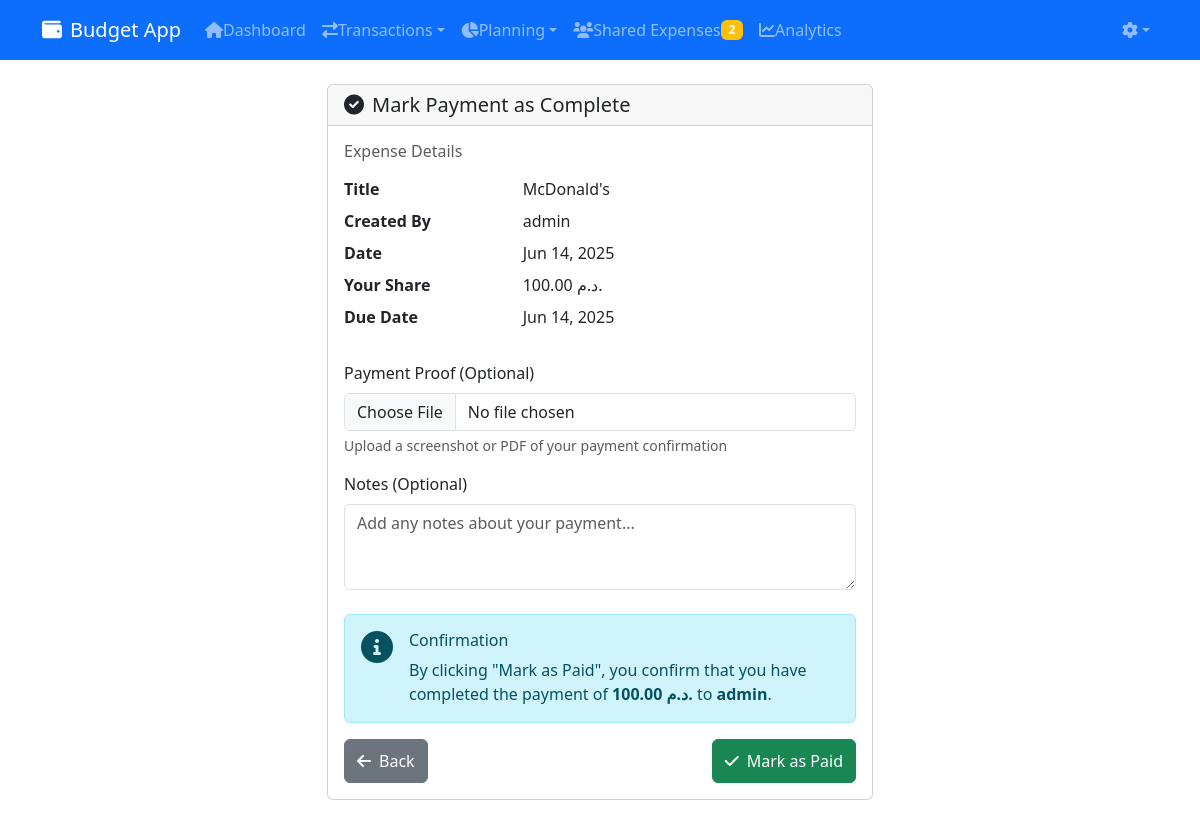
The app's page /expense-shares/1/mark-paid/ (signed in) with its own data.
### core/models.py (models this page shows, shortened)
class ExpenseShare(models.Model):
    STATUS_CHOICES = [
        ('PENDING', 'Pending'),
        ('PAID', 'Paid'),
    ]
    expense = models.ForeignKey(SharedExpense, on_delete=models.CASCADE, related_name='shares')
    user = models.ForeignKey(User, on_delete=models.CASCADE)
    amount = models.DecimalField(max_digits=10, decimal_places=2)
    status = models.CharField(max_length=10, choices=STATUS_CHOICES, default='PENDING')
    paid_at = models.DateTimeField(null=True, blank=True)
    payment_proof = models.ImageField(upload_to='payment_proofs/', null=True, blank=True)
    notes = models.TextField(blank=True)
    class Meta:
        unique_together = ['expense', 'user']

class SharedExpense(models.Model):
    STATUS_CHOICES = [
        ('PENDING', 'Pending'),
        ('PARTIALLY_PAID', 'Partially Paid'),
        ('PAID', 'Paid'),
        ('SETTLED', 'Settled'),
    ]
    SPLIT_TYPE_CHOICES = [
        ('EQUAL', 'Split Equally'),
        ('PERCENTAGE', 'Split by Percentage'),
        ('CUSTOM', 'Custom Split'),
    ]
    title = models.CharField(max_length=255)
    amount = models.DecimalField(max_digits=10, decimal_places=2)
    description = models.TextField(blank=True)
    date = models.DateField()
    created_at = models.DateTimeField(auto_now_add=True)
    due_date = models.DateField(null=True, blank=True)
    category = models.ForeignKey('Category', on_delete=models.SET_NULL, null=True)
    created_by = models.ForeignKey(User, on_delete=models.CASCADE, related_name='created_shared_expenses')
    group = models.ForeignKey(ExpenseGroup, on_delete=models.CASCADE)
    status = models.CharField(max_length=15, choices=STATUS_CHOICES, default='PENDING')
    split_type = models.CharField(max_length=10, choices=SPLIT_TYPE_CHOICES, default='EQUAL')
    receipt = models.ImageField(upload_to='shared_expense_receipts/', null=True, blank=True)

### core/views.py (the view, shortened to what this page needs)
# urls.py: path('expense-shares/<int:share_pk>/mark-paid/', views.mark_share_as_paid, name='mark-share-paid'),
@login_required
def mark_share_as_paid(request, share_pk):
    share = get_object_or_404(ExpenseShare, pk=share_pk, user=request.user)
    return render(request, 'core/mark_share_paid.html', {'share': share})

### core/templatetags/currency_format.py (called while the page is built)
@register.filter(name='currency')
def currency(value):
    try:
        value = float(value)
        formatted_value = floatformat(value, settings.CURRENCY_DECIMAL_PLACES)
        parts = str(formatted_value).split('.')
        integer_part = parts[0]
        formatted_integer = ''
        for i, digit in enumerate(reversed(integer_part)):
            if i > 0 and i % 3 == 0:
                formatted_integer = settings.CURRENCY_THOUSAND_SEPARATOR + formatted_integer
            formatted_integer = digit + formatted_integer
        if len(parts) > 1:
            formatted_value = f"{formatted_integer}{settings.CURRENCY_DECIMAL_SEPARATOR}{parts[1]}"
        else:
            formatted_value = formatted_integer
        return f"{formatted_value} {settings.CURRENCY_SYMBOL}"
    except (ValueError, TypeError):
        return ''

### core/templates/core/mark_share_paid.html (shortened to what this page needs)
{% extends 'core/base.html' %}
{% load currency_format %}
{% block content %}
<div class="row justify-content-center">
    <div class="col-md-6">
        <div class="card">
            <div class="card-header">
                <h5 class="mb-0">
                    <i class="fas fa-check-circle me-2"></i>Mark Payment as Complete
                </h5>
            </div>
            <div class="card-body">
                <div class="mb-4">
                    <h6 class="text-muted mb-3">Expense Details</h6>
                    <dl class="row">
                        <dt class="col-sm-4">Title</dt>
                        <dd class="col-sm-8">{{ share.expense.title }}</dd>
                        <dt class="col-sm-4">Created By</dt>
                        <dd class="col-sm-8">{{ share.expense.created_by.get_full_name|default:share.expense.created_by.username }}</dd>
                        <dt class="col-sm-4">Date</dt>
                        <dd class="col-sm-8">{{ share.expense.date|date:"M d, Y" }}</dd>
                        <dt class="col-sm-4">Your Share</dt>
                        <dd class="col-sm-8">{{ share.amount|currency }}</dd>
                        <dt class="col-sm-4">Due Date</dt>
                        <dd class="col-sm-8">
                            {% if share.expense.due_date %}
                            {{ share.expense.due_date|date:"M d, Y" }}
                            {% else %}
                            <span class="text-muted">Not specified</span>
                            {% endif %}
                        </dd>
                    </dl>
                </div>
                <form method="post" enctype="multipart/form-data">
                    <div class="mb-3">
                        <label class="form-label">Payment Proof (Optional)</label>
                        <input type="file" name="payment_proof" class="form-control" accept="image/*,.pdf">
                        <div class="form-text">
                            Upload a screenshot or PDF of your payment confirmation
                        </div>
                    </div>
                    <div class="mb-4">
                        <label class="form-label">Notes (Optional)</label>
                        <textarea name="notes" class="form-control" rows="3" placeholder="Add any notes about your payment..."></textarea>
                    </div>
                    <div class="alert alert-info">
                        <div class="d-flex">
                            <div class="me-3">
                                <i class="fas fa-info-circle fa-2x"></i>
                            </div>
                            <div>
                                <h6 class="alert-heading">Confirmation</h6>
                                <p class="mb-0">
                                    By clicking "Mark as Paid", you confirm that you have completed the payment of
                                    <strong>{{ share.amount|currency }}</strong> to
                                    <strong>{{ share.expense.created_by.get_full_name|default:share.expense.created_by.username }}</strong>.
                                </p>
                            </div>
                        </div>
                    </div>
                    <div class="d-flex justify-content-between">
                        <a href="{% url 'shared-expense-detail' share.expense.group.id share.expense.id %}" class="btn btn-secondary">
                            <i class="fas fa-arrow-left me-2"></i>Back
                        </a>
                        <button type="submit" class="btn btn-success">
                            <i class="fas fa-check me-2"></i>Mark as Paid
                        </button>
                    </div>
                </form>
            </div>
        </div>
    </div>
</div>
{% endblock %}

### core/templates/core/base.html (style rules this page uses)
@media (hover: none) { .nav-link, .btn { min-height: 44px; min-width: 44px; display: flex; align-items: center; } }

### records on screen
ExpenseShare: expense "McDonald's", expense.created_by.get_full_name "admin", expense "Jun 14, 2025", amount "100.00 د.م.", expense.due_date "Jun 14, 2025"

### other values on screen
{{ pending_count }} "2"
